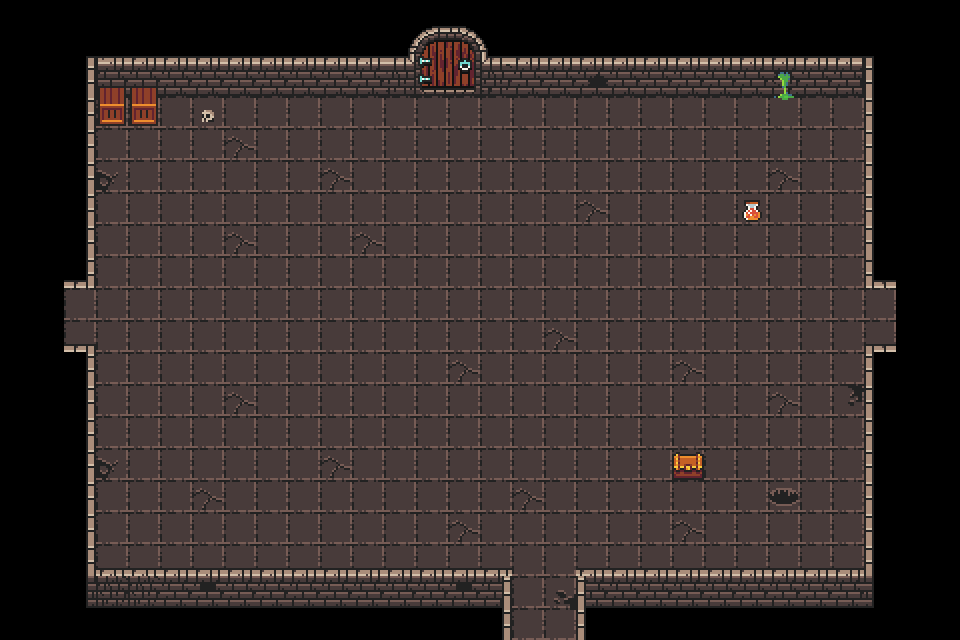

This game map was drawn from its Tiled (.tmx) file and the tilesets committed beside it. A one-line description and the full map source follow:
An orthogonal 30x20 tile map with 32x32 px tiles, 3 tile layers (Tile Layer 1, Tile Layer 2, Tile Layer 3) and 18 objects (10x wall, 4x door, 4x minion).

<map version="1.4" tiledversion="1.4.3" orientation="orthogonal" renderorder="right-down" width="30" height="20" tilewidth="32" tileheight="32" infinite="0" nextlayerid="5" nextobjectid="36">
 <tileset firstgid="1" name="0x72_DungeonTilesetII_32x32" tilewidth="32" tileheight="32" tilecount="1024" columns="32">
  <image source="0x72_DungeonTilesetII_32x32.png" width="1024" height="1024" />
 </tileset>
 <layer id="1" name="Tile Layer 1" width="30" height="20" locked="1">
  <data encoding="csv">
0,0,0,0,0,0,0,0,0,0,0,0,0,0,0,0,0,0,0,0,0,0,0,0,0,0,0,0,0,0,
0,0,225,2,3,3,3,3,3,3,3,3,3,3,3,3,3,3,3,3,3,3,3,3,3,3,4,226,0,0,
0,0,257,34,35,35,35,35,35,35,35,35,35,35,35,35,35,35,35,35,35,35,35,35,35,35,36,258,0,0,
0,0,0,130,130,130,130,130,130,130,130,130,130,130,130,130,130,130,130,130,130,130,130,130,130,130,130,0,0,0,
0,0,0,130,130,130,130,130,130,130,130,130,130,130,130,130,130,130,130,130,130,130,130,130,130,130,130,0,0,0,
0,0,0,130,130,130,130,130,130,130,130,130,130,130,130,130,130,130,130,130,130,130,130,130,130,130,130,0,0,0,
0,0,0,130,130,130,130,130,130,130,130,130,130,130,130,130,130,130,130,130,130,130,130,130,130,130,130,0,0,0,
0,0,0,130,130,130,130,130,130,130,130,130,130,130,130,130,130,130,130,130,130,130,130,130,130,130,130,0,0,0,
0,0,0,130,130,130,130,130,130,130,130,130,130,130,130,130,130,130,130,130,130,130,130,130,130,130,130,0,0,0,
0,0,130,130,130,130,130,130,130,130,130,130,130,130,130,130,130,130,130,130,130,130,130,130,130,130,130,130,0,0,
0,0,130,130,130,130,130,130,130,130,130,130,130,130,130,130,130,130,130,130,130,130,130,130,130,130,130,130,0,0,
0,0,0,130,130,130,130,130,130,130,130,130,130,130,130,130,130,130,130,130,130,130,130,130,130,130,130,0,0,0,
0,0,0,130,130,130,130,130,130,130,130,130,130,130,130,130,130,130,130,130,130,130,130,130,130,130,130,0,0,0,
0,0,0,130,130,130,130,130,130,130,130,130,130,130,130,130,130,130,130,130,130,130,130,130,130,130,130,0,0,0,
0,0,0,130,130,130,130,130,130,130,130,130,130,130,130,130,130,130,130,130,130,130,130,130,130,130,130,0,0,0,
0,0,0,130,130,130,130,130,130,130,130,130,130,130,130,130,130,130,130,130,130,130,130,130,130,130,130,0,0,0,
0,0,0,130,130,130,130,130,130,130,130,130,130,130,130,130,130,130,130,130,130,130,130,130,130,130,130,0,0,0,
0,0,0,130,130,130,130,130,130,130,130,130,130,130,130,130,130,130,130,130,130,130,130,130,130,130,130,0,0,0,
0,0,0,323,323,35,35,35,35,35,35,35,35,35,35,35,130,130,35,35,35,35,35,35,35,35,35,0,0,0,
0,0,0,0,0,0,0,0,0,0,0,0,0,0,0,0,130,130,0,0,0,0,0,0,0,0,0,0,0,0
</data>
 </layer>
 <layer id="3" name="Tile Layer 2" width="30" height="20" locked="1">
  <data encoding="csv">
0,0,0,0,0,0,0,0,0,0,0,0,0,0,0,0,0,0,0,0,0,0,0,0,0,0,0,0,0,0,
0,0,0,0,0,0,0,0,0,0,0,0,0,0,0,0,0,0,0,0,0,0,0,0,0,0,0,0,0,0,
0,0,0,0,0,0,0,0,0,0,0,0,0,0,0,0,0,0,0,0,0,0,0,0,0,0,0,0,0,0,
0,0,0,0,0,0,0,0,0,0,0,0,0,0,0,0,0,0,0,0,0,0,0,0,0,0,0,0,0,0,
0,0,0,0,0,0,0,0,0,0,0,0,0,0,0,0,0,0,0,0,0,0,0,0,0,0,0,0,0,0,
0,0,0,0,0,0,0,0,0,0,0,0,0,0,0,0,0,0,0,0,0,0,0,0,0,0,0,0,0,0,
0,0,0,0,0,0,0,0,0,0,0,0,0,0,0,0,0,0,0,0,0,0,0,0,0,0,0,0,0,0,
0,0,0,0,0,0,0,0,0,0,0,0,0,0,0,0,0,0,0,0,0,0,0,0,0,0,0,0,0,0,
0,0,0,0,0,0,0,0,0,0,0,0,0,0,0,0,0,0,0,0,0,0,0,0,0,0,0,0,0,0,
0,0,0,0,0,0,0,0,0,0,0,0,0,0,0,0,0,0,0,0,0,0,0,0,0,0,0,0,0,0,
0,0,0,0,0,0,0,0,0,0,0,0,0,0,0,0,0,0,0,0,0,0,0,0,0,0,0,0,0,0,
0,0,0,0,0,0,0,0,0,0,0,0,0,0,0,0,0,0,0,0,0,0,0,0,0,0,0,0,0,0,
0,0,0,0,0,0,0,0,0,0,0,0,0,0,0,0,0,0,0,0,0,0,0,0,0,0,0,0,0,0,
0,0,0,0,0,0,0,0,0,0,0,0,0,0,0,0,0,0,0,0,0,0,0,0,0,0,0,0,0,0,
0,0,0,0,0,0,0,0,0,0,0,0,0,0,0,0,0,0,0,0,0,0,0,0,0,0,0,0,0,0,
0,0,0,0,0,0,0,0,0,0,0,0,0,0,0,0,0,0,0,0,0,0,0,0,0,0,0,0,0,0,
0,0,0,0,0,0,0,0,0,0,0,0,0,0,0,0,0,0,0,0,0,0,0,0,0,0,0,0,0,0,
0,0,0,0,0,0,0,0,0,0,0,0,0,0,0,0,0,0,0,0,0,0,0,0,0,0,0,0,0,0,
0,0,0,0,0,0,0,0,0,0,0,0,0,0,0,0,0,0,0,0,0,0,0,0,0,0,0,0,0,0,
0,0,0,0,0,0,0,0,0,0,0,0,0,0,0,0,0,0,0,0,0,0,0,0,0,0,0,0,0,0
</data>
 </layer>
 <layer id="2" name="Tile Layer 3" width="30" height="20" locked="1">
  <data encoding="csv">
0,0,0,0,0,0,0,0,0,0,0,0,418,419,420,421,0,0,0,0,0,0,0,0,0,0,0,0,0,0,
0,0,0,0,0,0,0,0,0,0,0,0,450,451,452,453,0,0,0,0,0,0,0,0,0,0,0,0,0,0,
0,0,0,595,595,0,0,0,0,0,0,0,482,483,484,485,0,0,100,0,0,0,0,0,165,0,0,0,0,0,
0,0,257,627,627,0,659,0,0,0,0,0,0,0,0,0,0,0,0,0,0,0,0,0,197,0,0,258,0,0,
0,0,257,0,0,0,0,131,0,0,0,0,0,0,0,0,0,0,0,0,0,0,0,0,0,0,0,258,0,0,
0,0,257,162,0,0,0,0,0,0,131,0,0,0,0,0,0,0,0,0,0,0,0,0,131,0,0,258,0,0,
0,0,257,0,0,0,0,0,0,0,0,0,0,0,0,0,0,0,131,0,0,0,0,467,0,0,0,258,0,0,
0,0,257,0,0,0,0,131,0,0,0,131,0,0,0,0,0,0,0,0,0,0,0,0,0,0,0,258,0,0,
0,0,292,0,0,0,0,0,0,0,0,0,0,0,0,0,0,0,0,0,0,0,0,0,0,0,0,291,0,0,
0,0,0,130,0,0,0,0,0,0,0,0,0,0,0,0,0,0,0,0,0,0,0,0,0,0,0,0,0,0,
0,0,228,130,0,0,0,0,0,0,0,0,0,0,0,0,0,131,0,0,0,0,0,0,0,0,0,227,0,0,
0,0,257,0,0,0,0,0,0,0,0,0,0,0,131,0,0,0,0,0,0,131,0,0,0,0,0,258,0,0,
0,0,257,0,0,0,0,131,0,0,0,0,0,0,0,0,0,0,0,0,0,0,0,0,131,0,194,258,0,0,
0,0,257,0,0,0,0,0,0,0,0,0,0,0,0,0,0,0,0,0,0,0,0,0,0,0,0,258,0,0,
0,0,257,162,0,0,0,0,0,0,131,0,0,0,0,0,0,0,0,0,0,628,0,0,0,0,0,258,0,0,
0,0,257,0,0,0,131,0,0,0,0,0,0,0,0,0,131,0,0,0,0,0,0,0,295,0,0,258,0,0,
0,0,257,0,0,0,0,0,0,0,0,0,0,0,131,0,0,0,0,0,0,131,0,0,0,0,0,258,0,0,
0,0,257,3,3,3,3,3,3,3,3,3,3,3,3,3,0,0,3,3,3,3,3,3,3,3,3,258,0,0,
0,0,289,0,0,0,68,0,0,0,0,0,0,0,68,257,0,164,258,0,0,0,0,0,0,0,0,290,0,0,
0,0,0,0,0,0,0,0,0,0,0,0,0,0,0,257,0,0,258,0,0,0,0,0,0,0,0,0,0,0
</data>
 </layer>
 <objectgroup id="4" name="Object Layer 1">
  <object id="1" type="wall" x="83.3959" y="55.2057" width="330.237" height="28.1902" />
  <object id="2" type="wall" x="485.106" y="55.2057" width="388.789" height="28.1902" />
  <object id="3" type="wall" x="84.7593" y="571.48" width="420.503" height="28.1902" />
  <object id="4" type="wall" x="579.597" y="571.48" width="293.647" height="28.1902" />
  <object id="5" type="wall" x="865.673" y="347.679" width="29.3648" height="227.87" />
  <object id="6" type="wall" x="867.435" y="56.3806" width="29.3648" height="227.87" />
  <object id="7" type="wall" x="64.0151" y="58.7297" width="29.3648" height="227.87" />
  <object id="8" type="wall" x="61.666" y="347.679" width="29.3648" height="227.87" />
  <object id="10" name="Door" type="door" x="884.331" y="284.28" width="24.683" height="64.6864">
   <properties>
    <property name="direction" value="east" />
   </properties>
  </object>
  <object id="12" name="Door" type="door" x="51.0682" y="282.577" width="26.3852" height="68.0909">
   <properties>
    <property name="direction" value="west" />
   </properties>
  </object>
  <object id="14" name="Door" type="door" x="502.17" y="611.967" width="83.4114" height="26.3852">
   <properties>
    <property name="direction" value="south" />
   </properties>
  </object>
  <object id="15" type="wall" x="407.718" y="11.9205" width="78.8153" height="28.1902" />
  <object id="29" name="Door" type="door" x="406.853" y="36.5449" width="83.4114" height="26.3852">
   <properties>
    <property name="direction" value="north" />
   </properties>
  </object>
  <object id="30" type="wall" x="101.317" y="89.3433" width="56.1849" height="32.2373" />
  <object id="31" name="Minion" type="minion" x="597.945" y="243.412">
   <point />
  </object>
  <object id="33" name="Minion" type="minion" x="367.412" y="276.264">
   <point />
  </object>
  <object id="34" name="Minion" type="minion" x="688.78" y="411.577">
   <point />
  </object>
  <object id="35" name="Minion" type="minion" x="338.282" y="437.888">
   <point />
  </object>
 </objectgroup>
</map>
